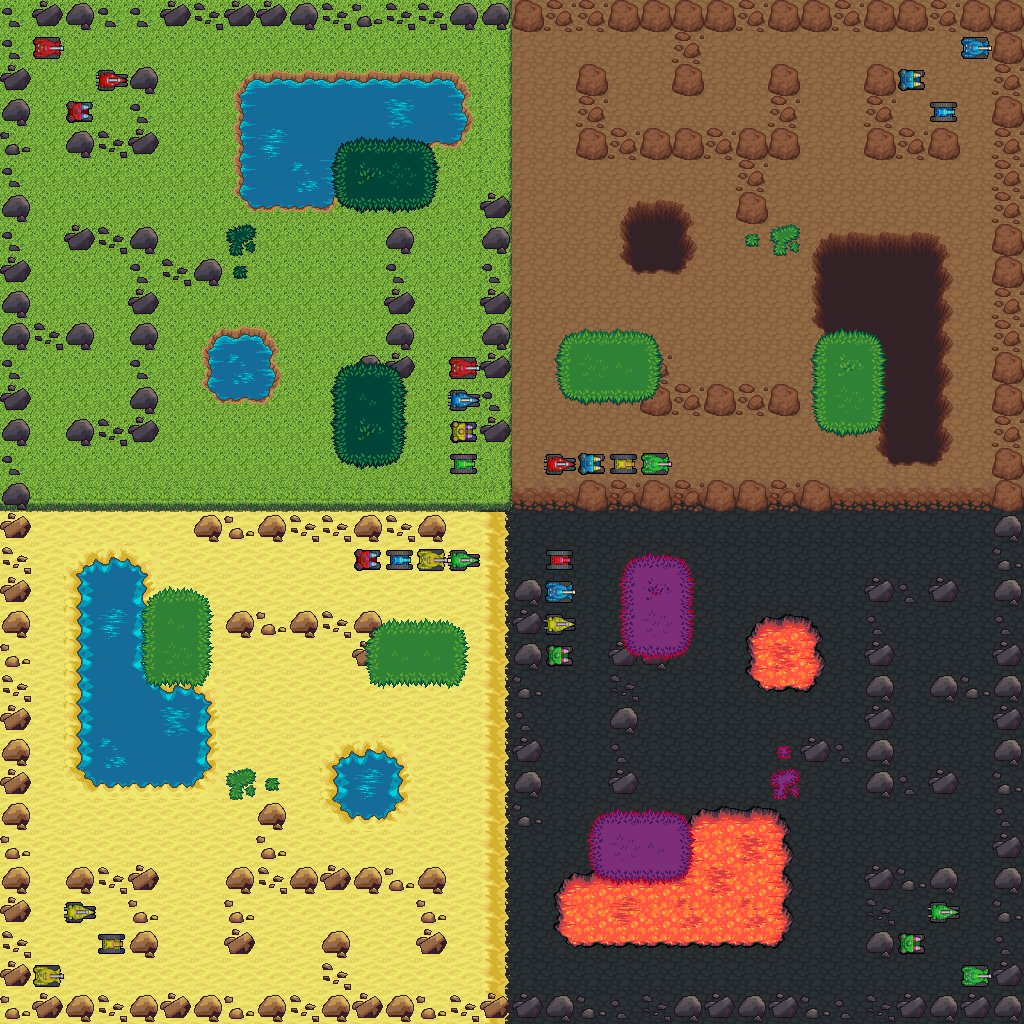

A level layout from a 2D game, rendered from its tile map. Below: a short description, then the map file with tile-grid data replaced by summaries:
An orthogonal 32x32 tile map with 32x32 px tiles, 6 tile layers (back, base, water, rock, ...).

<map version="1.0" orientation="orthogonal" renderorder="right-down" width="32" height="32" tilewidth="32" tileheight="32" nextobjectid="1">
 <properties>
  <property name="name" value="Fourbase" />
  <property name="id" value="2" />
  <property name="version" value="1.0" />
  <property name="players" value="4" />
 </properties>
 <tileset firstgid="1" name="palette" tilewidth="32" tileheight="32" tilecount="567" columns="21">
  <image source="../palette.png" width="672" height="864" />
 </tileset>
 <layer name="back" width="32" height="32">
  <properties>
   <property name="cleardrive" value="true" />
   <property name="clearshot" value="true" />
  </properties>
  <data>[1024 cells, 63 non-empty, 3 distinct tile ids]</data>
 </layer>
 <layer name="base" width="32" height="32">
  <properties>
   <property name="cleardrive" value="true" />
   <property name="clearshot" value="true" />
  </properties>
  <data>[1024 cells, 1024 non-empty, 9 distinct tile ids]</data>
 </layer>
 <layer name="water" width="32" height="32">
  <properties>
   <property name="cleardrive" value="false" />
   <property name="clearshot" value="true" />
  </properties>
  <data>[1024 cells, 164 non-empty, 47 distinct tile ids]</data>
 </layer>
 <layer name="rock" width="32" height="32">
  <properties>
   <property name="cleardrive" value="false" />
   <property name="clearshot" value="false" />
  </properties>
  <data>[1024 cells, 261 non-empty, 13 distinct tile ids]</data>
 </layer>
 <layer name="tanks" width="32" height="32">
  <data>[1024 cells, 28 non-empty, 16 distinct tile ids]</data>
 </layer>
 <layer name="foliage" width="32" height="32">
  <properties>
   <property name="cleardrive" value="true" />
   <property name="clearshot" value="false" />
  </properties>
  <data>[1024 cells, 104 non-empty, 47 distinct tile ids]</data>
 </layer>
</map>
